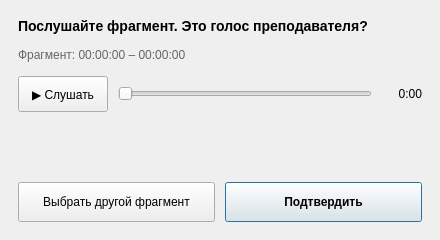
<?xml version="1.0" encoding="UTF-8"?>
<ui version="4.0">
 <class>RefDialog</class>
 <widget class="QDialog" name="RefDialog">
  <property name="geometry">
   <rect>
    <x>0</x>
    <y>0</y>
    <width>440</width>
    <height>240</height>
   </rect>
  </property>
  <property name="windowTitle">
   <string>Подтверждение фрагмента преподавателя</string>
  </property>
  <layout class="QVBoxLayout" name="dialogLayout">
   <property name="leftMargin">
    <number>18</number>
   </property>
   <property name="topMargin">
    <number>18</number>
   </property>
   <property name="rightMargin">
    <number>18</number>
   </property>
   <property name="bottomMargin">
    <number>18</number>
   </property>
   <property name="spacing">
    <number>14</number>
   </property>
   <item>
    <widget class="QLabel" name="promptLabel">
     <property name="text">
      <string>Послушайте фрагмент. Это голос преподавателя?</string>
     </property>
     <property name="wordWrap">
      <bool>true</bool>
     </property>
     <property name="styleSheet">
      <string>font-size: 14px; font-weight: 600;</string>
     </property>
    </widget>
   </item>
   <item>
    <widget class="QLabel" name="timecodeLabel">
     <property name="text">
      <string>Фрагмент: 00:00:00 – 00:00:00</string>
     </property>
     <property name="styleSheet">
      <string>color: #666;</string>
     </property>
    </widget>
   </item>
   <item>
    <layout class="QHBoxLayout" name="playerRow">
     <property name="spacing">
      <number>10</number>
     </property>
     <item>
      <widget class="QPushButton" name="pushButton_play">
       <property name="minimumSize">
        <size>
         <width>90</width>
         <height>36</height>
        </size>
       </property>
       <property name="text">
        <string>▶ Слушать</string>
       </property>
      </widget>
     </item>
     <item>
      <widget class="QSlider" name="playSlider">
       <property name="orientation">
        <enum>Qt::Horizontal</enum>
       </property>
      </widget>
     </item>
     <item>
      <widget class="QLabel" name="playTimeLabel">
       <property name="text">
        <string>0:00</string>
       </property>
       <property name="minimumSize">
        <size>
         <width>40</width>
         <height>0</height>
        </size>
       </property>
       <property name="alignment">
        <set>Qt::AlignRight|Qt::AlignVCenter</set>
       </property>
      </widget>
     </item>
    </layout>
   </item>
   <item>
    <spacer name="dialogSpacer">
     <property name="orientation">
      <enum>Qt::Vertical</enum>
     </property>
     <property name="sizeHint" stdset="0">
      <size>
       <width>20</width>
       <height>20</height>
      </size>
     </property>
    </spacer>
   </item>
   <item>
    <layout class="QHBoxLayout" name="buttonRow">
     <property name="spacing">
      <number>10</number>
     </property>
     <item>
      <widget class="QPushButton" name="pushButton_reroll">
       <property name="minimumSize">
        <size>
         <width>0</width>
         <height>40</height>
        </size>
       </property>
       <property name="text">
        <string>Выбрать другой фрагмент</string>
       </property>
      </widget>
     </item>
     <item>
      <widget class="QPushButton" name="pushButton_confirm">
       <property name="minimumSize">
        <size>
         <width>0</width>
         <height>40</height>
        </size>
       </property>
       <property name="text">
        <string>Подтвердить</string>
       </property>
       <property name="styleSheet">
        <string>QPushButton { font-weight: 600; }</string>
       </property>
       <property name="default">
        <bool>true</bool>
       </property>
      </widget>
     </item>
    </layout>
   </item>
  </layout>
 </widget>
 <resources/>
 <connections/>
</ui>
